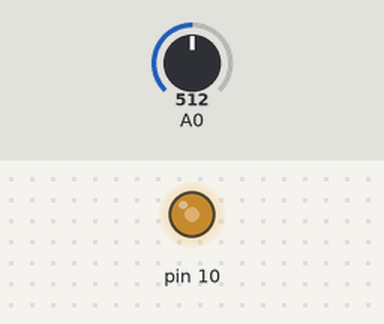
Bench run of a sketch on a simulated Arduino Uno, built with avr-gcc and run on an emulated ATmega328P. Parts: output pins drawn as LEDs (lit = HIGH). Inputs (shaded band) come from the test bench; at power-on: A0 = 512.

Above: at 1.2 s.
1.3 s: A0 set to 716
At 1.9 s:
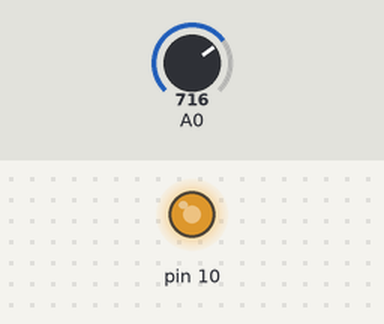
2.8 s: A0 set to 900
At 4.0 s:
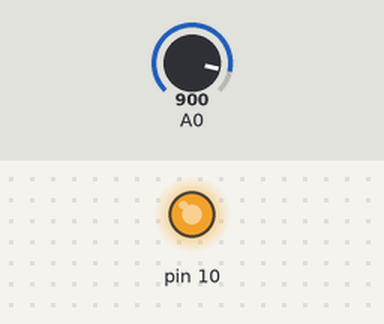
4.3 s: A0 set to 122
At 5.4 s:
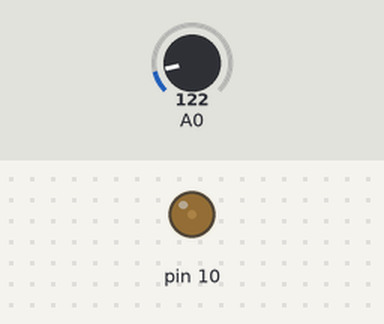
5.8 s: A0 set to 0
At 6.5 s:
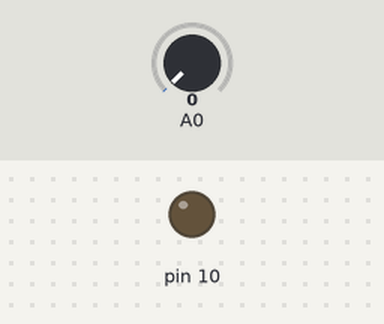
Timing chart, 0 to 8.3 s (numbered marks = the images above; inputs shaded):
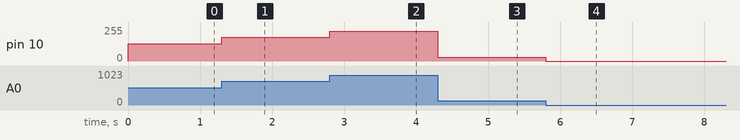

The sketch:

Circuito_3.ino
```cpp
//Tomas de Camino Beck
//Bionica Veritas

void setup()
{
  //Asigna el pin 10 para salida (pin 10 es PWM)
  pinMode(10, OUTPUT);
}


void loop()
{
  int sensorValue; //preapara una variable para asignar un valor
  sensorValue = analogRead(A0); //lee la entrada analoga A0 del arduino
  //dividimos el valor entre 4 pues las salidas
  //analogas van de 0 a 255 y las entradas de 0 a 1023
  analogWrite(10, sensorValue/4);  //prende el LED con intensidad

}
```

Measured:
- after the input at 1.3 s, pin 10: 128/255 → 179/255 at once
- after the input at 2.8 s, pin 10: 179/255 → 225/255 at once
- after the input at 4.3 s, pin 10: 225/255 → 30/255 at once
- after the input at 5.8 s, pin 10: 30/255 → 0/255 at once
